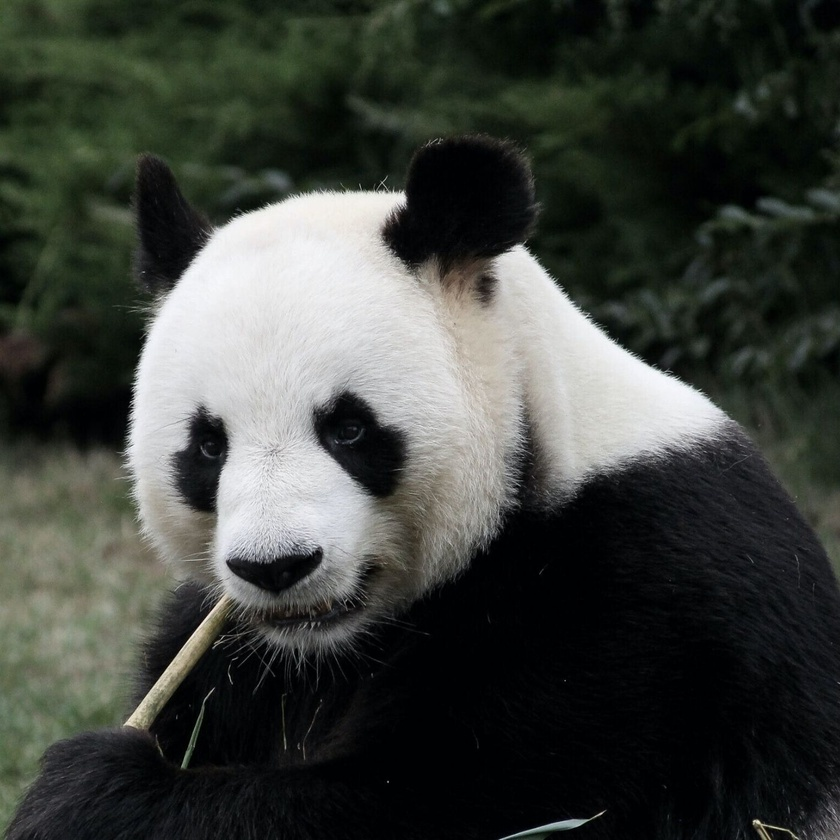
#> input picture panda.jpg, 840 x 840 px, shrunk from 1400 x 1400 before the run
$ jupyter execute 'LocThresholding (1).ipynb'
#> lines starting #> are read from the running program, lines starting #| are printed output that depends on the picture; after the words box and inside, x2 and y2 are one past the last pixel; in counts of white or black regions, pixels touching at a corner belong together
[cell 1]
import numpy as np
import cv2
from matplotlib import pyplot as plt

[cell 2]
img=cv2.imread('panda.jpg',0)
#> img: shape (840, 840); min 0, max 250, mean 64.2
x =img.shape[0]
#> x = 840
y =img.shape[1]
#> y = 840
print(img.shape)
#| (840, 840)
print(img.shape[0])
#| 840
z=8
for i in range(1,z):
    roi1=img[0:int(x/i),0:int(y/i)]
    ret1,th1=cv2.threshold(roi1,0,255,cv2.THRESH_BINARY+cv2.THRESH_OTSU)

    roi2=img[50:int(x/i),50:int(y/i)]
    ret2,th2=cv2.threshold(roi2,0,255,cv2.THRESH_BINARY+cv2.THRESH_OTSU)

    roi3=img[80:int(x/i),120:int(y/i)]
    ret3,th3=cv2.threshold(roi3,0,255,cv2.THRESH_BINARY+cv2.THRESH_OTSU)

    roi4=img[100:int(x/i),150:int(y/i)]
    ret4,th4=cv2.threshold(roi3,0,255,cv2.THRESH_BINARY+cv2.THRESH_OTSU)

    roi5=img[120:int(x/i),150:int(y/i)]
    ret5,th5=cv2.threshold(roi3,0,255,cv2.THRESH_BINARY+cv2.THRESH_OTSU)

    toplam=ret1+ret2+ret3+ret4+ret5
    sonuc=toplam/5
#> this loop made 7 passes
#> (ret1, ret2, ret3, ret4, ret5, toplam, sonuc) on passes 1 to 7: (107, 109, 110, 110, 110, 546, 109.2), (130, 130, 128, 128, 128, 644, 128.8), (141, 141, 138, 138, 138, 696, 139.2), (48, 49, 37, 37, 37, 208, 41.6), (52, 58, 57, 57, 57, 281, 56.2), (51, 56, 58, 58, 58, 281, 56.2), (52, 56, 0, 0, 0, 108, 21.6)
#> pass 1, `ret1,th1=cv2.threshold(roi1,0,255,cv2.THRESH_BINARY+cv2.THRESH_OTSU)`:
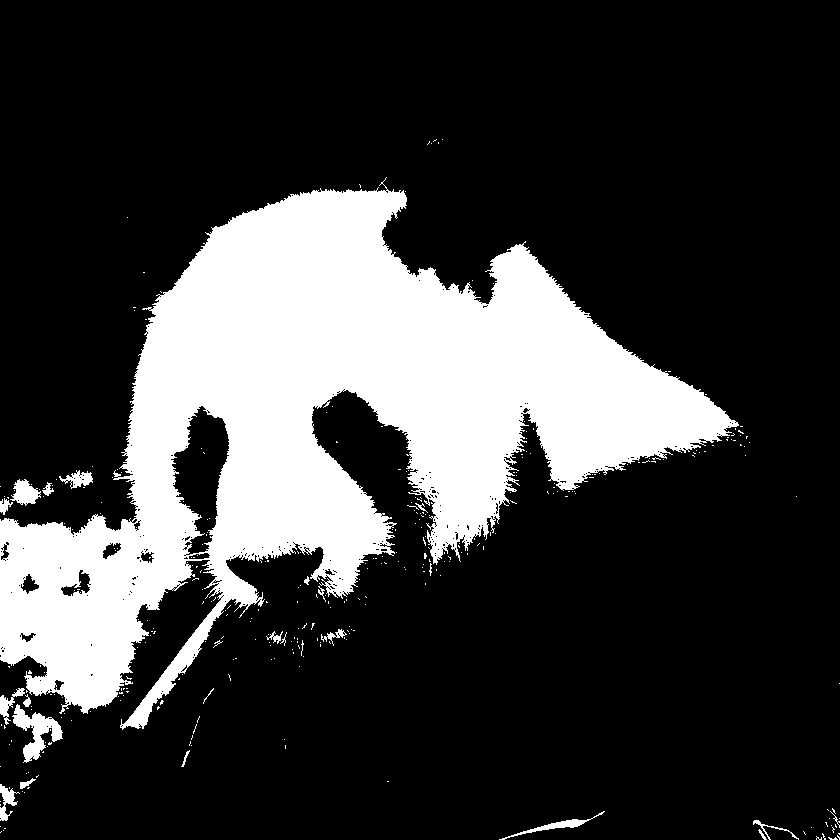
#> th1: shape (840, 840); 23% white; 342 white regions (319 under 20 px), largest, box (x1, y1, x2, y2) and area: (0, 177, 739, 730) 157592, (12, 704, 63, 763) 1186, (10, 479, 41, 506) 480
#> pass 1, `roi2=img[50:int(x/i),50:int(y/i)]`:
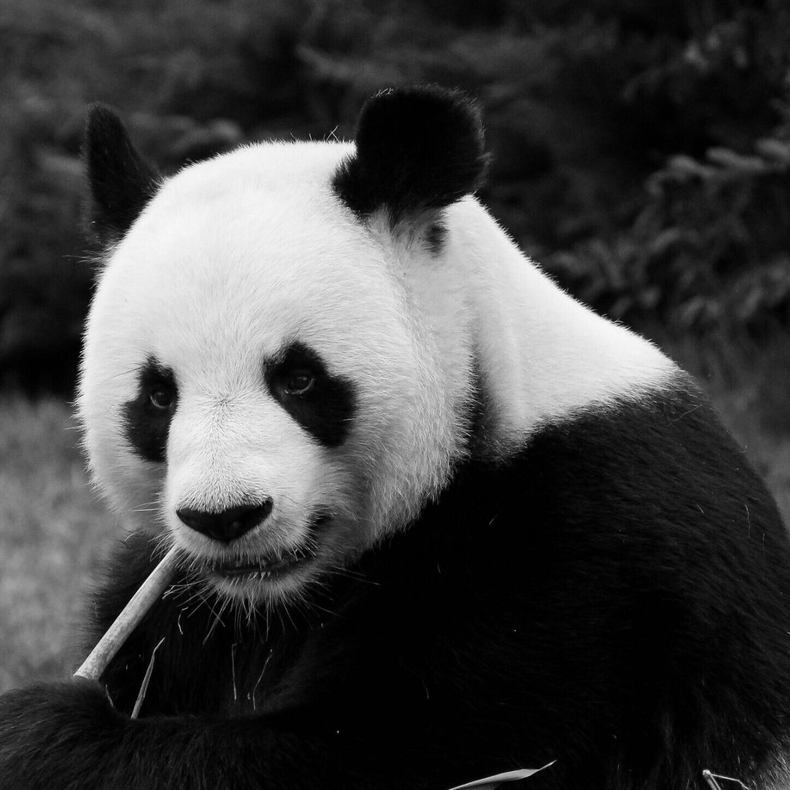
#> roi2: shape (790, 790); min 0, max 250, mean 66.1
#> pass 1, `ret2,th2=cv2.threshold(roi2,0,255,cv2.THRESH_BINARY+cv2.THRESH_OTSU)`:
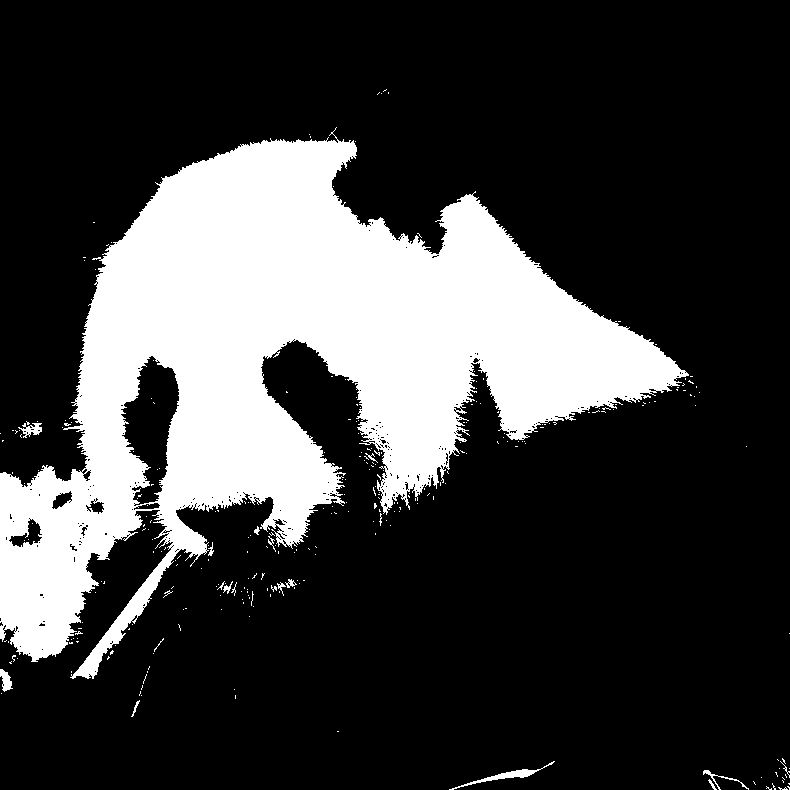
#> th2: shape (790, 790); 24.2% white; 290 white regions (273 under 20 px), largest, box (x1, y1, x2, y2) and area: (0, 127, 689, 679) 149139, (449, 761, 555, 790) 403, (18, 423, 42, 438) 176
#> pass 1, `roi3=img[80:int(x/i),120:int(y/i)]`:
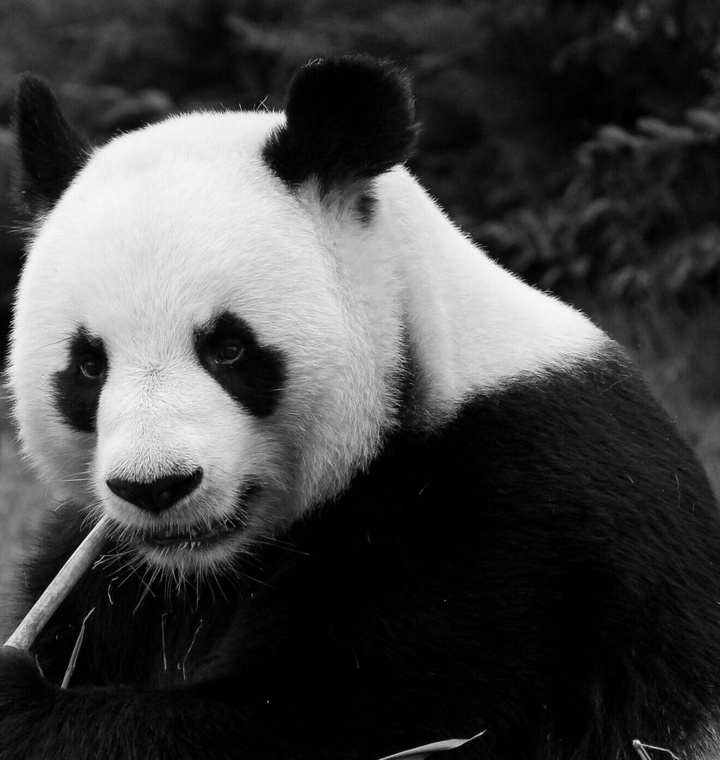
#> roi3: shape (760, 720); min 0, max 250, mean 67.5
#> after the loop:
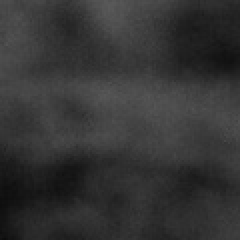
#> roi1: shape (120, 120) (shown 2 times larger); min 12, max 89, mean 52.4
#> after the loop:
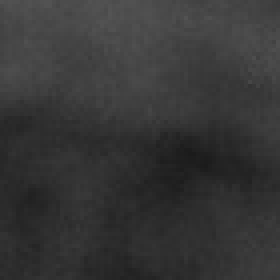
#> roi2: shape (70, 70) (shown 4 times larger); min 27, max 84, mean 54.6
retsonuc,mythreshold = cv2.threshold(img,sonuc,255,cv2.THRESH_BINARY)
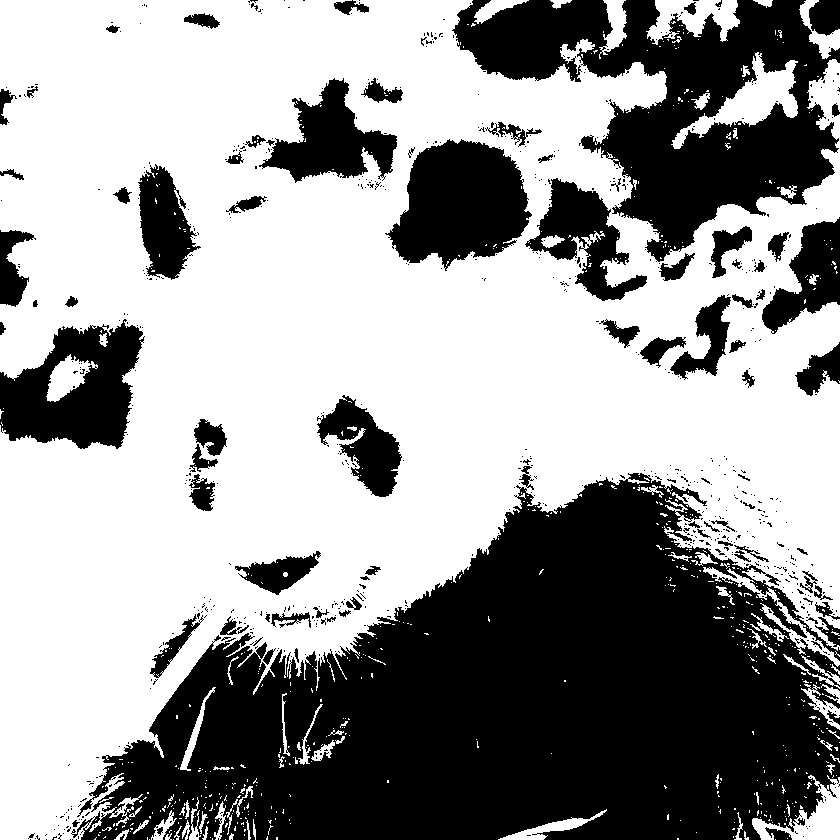
#> mythreshold: shape (840, 840); 59.8% white; 741 black regions (656 under 20 px), largest, box (x1, y1, x2, y2) and area: (71, 473, 840, 840) 168414, (452, 0, 840, 262) 45144, (385, 139, 532, 271) 12819
#> retsonuc = 21
ret1,globalthreshold = cv2.threshold(img,127,255,cv2.THRESH_BINARY)
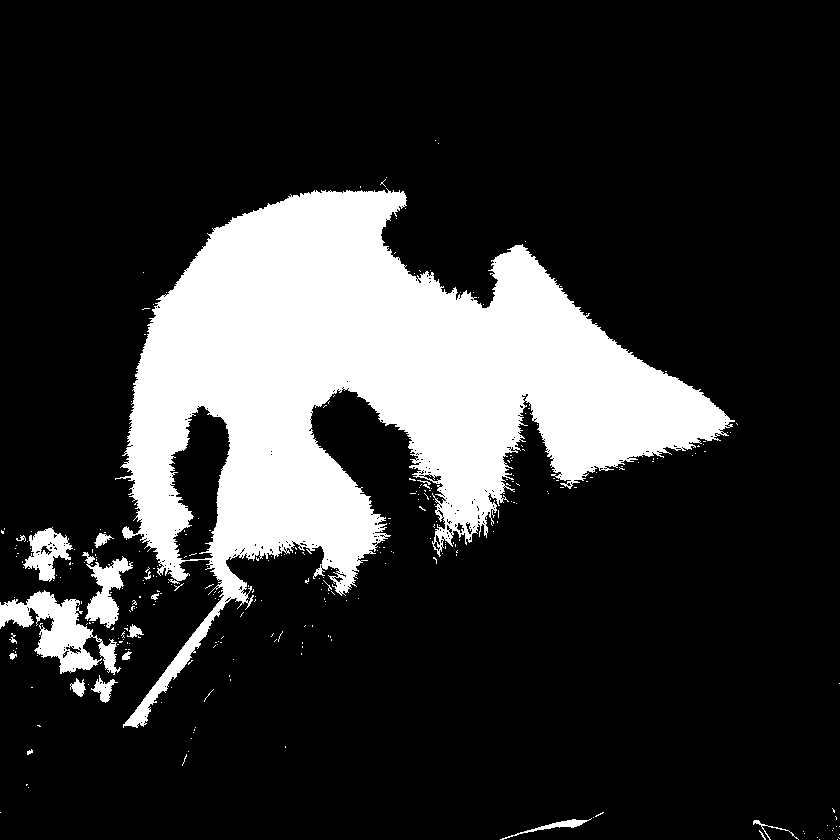
#> globalthreshold: shape (840, 840); 19.4% white; 304 white regions (286 under 20 px), largest, box (x1, y1, x2, y2) and area: (115, 188, 735, 728) 127463, (0, 590, 121, 675) 4142, (82, 552, 133, 628) 1623
retotsu,otsu=cv2.threshold(img,0,255,cv2.THRESH_BINARY+cv2.THRESH_OTSU)
#> retotsu = 107

print(retsonuc)
#| 21.0
print(retotsu)
#| 107.0

titles=["ORİGİNAL","GLOBAL","OTSU","MYTHRESHOLD"]
images=[img,globalthreshold,otsu,mythreshold]
plt.figure(figsize=(30,30))
for i in range(4):
    plt.subplot(1,4,i+1)
    plt.imshow(images[i],"gray")
    plt.title(titles[i])
    plt.xticks([])
    plt.yticks([])
plt.show()
